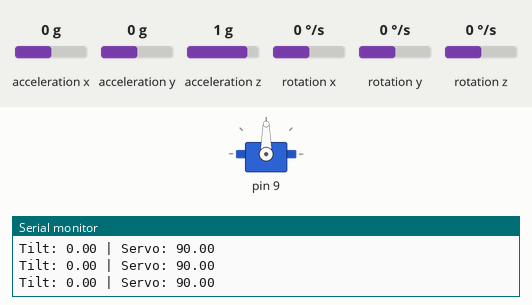
Recording of a sketch running on a simulated Arduino Uno, built with avr-gcc and run on an emulated ATmega328P. On the bench: servo, the last lines printed to the serial monitor. The test bench sets the inputs (shaded band); at power-on: acceleration x 0 g, acceleration z 1 g, rotation x 0 °/s, acceleration y 0 g, rotation y 0 °/s, rotation z 0 °/s.

Above: at 9.2 s.
9.3 s: acceleration x set to 0.8 g
At 12.04 s:
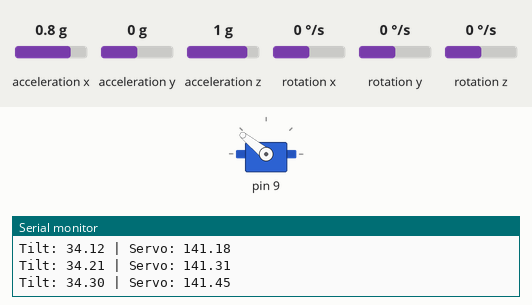
12.3 s: acceleration z set to -1.4 g
14.1 s: rotation x set to -192 °/s
At 17.0 s:
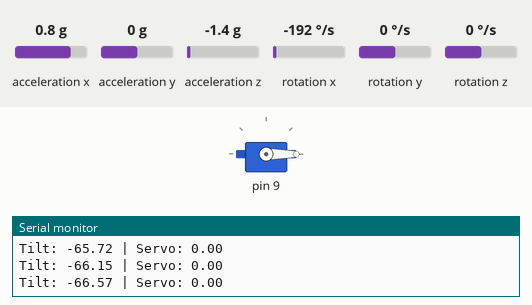
17.1 s: rotation x set to 0 °/s
At 18.5 s:
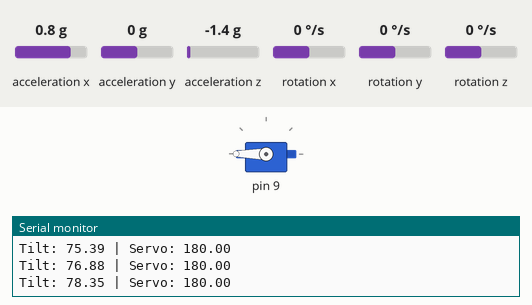
Timing chart, 0 to 20.1 s (numbered marks = the images above; inputs shaded):
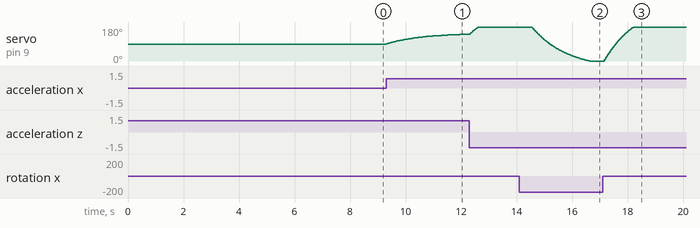

Measured:
- after the input at 9.3 s, servo on pin 9: moves from 90° to 142° over 2.8 s, starting at once
- after the input at 14.1 s, servo on pin 9: moves from 180° to 0° over 2.1 s, starting after 0.46 s
- after the input at 17.1 s, servo on pin 9: moves from 0° to 180° over 1.0 s, starting after 0.06 s

The sketch:

SelfRightingBall.ino
```cpp
/**
Code to help self-righting ball system intepret and make proper adjustments according to inputs for servo to self-correct.
*/
#include <math.h>
#include <Wire.h>   // Communication with the MPU-6050
#include <Servo.h>  // Controlling your servo motor
#include <MPU6050.h>

class Gyroscope {
private:
  // Hardware
  int _servoPin;
  Servo _ballServo;  //Servo
  MPU6050 _mpu;      //Gyroscope and Accelerometer

  // Data Properties
  float _targetAngle;
  float _currentAngle;
  float _gyroOffset[3];
  float _accelOffset[3];

  //Timing Properties
  unsigned long _lastTime;

public:
  //equivalent of initialize_hardware(self)
  Gyroscope(int pin, float target) {
    _servoPin = pin;
    _targetAngle = target;
    _currentAngle = 0.0;
    _lastTime = micros();  //start clock
  }

  void initializeHardware() {
    Serial.println("Initializing Hardware");
    Wire.begin();
    _mpu.initialize();
    _ballServo.attach(_servoPin);
  }

  void calculateOffset() {
    //1000-sample calibration loop
    Serial.println("Calibrating ... keep ball still.");

    //reset Offset lists to 0
    for (int i = 0; i < 3; i++) {
      _gyroOffset[i] = 0;
      _accelOffset[i] = 0;
    }

    int numReadings = 1000;
    int ctr_gyro = 0;
    int ctr_accel = 0;

    while (ctr_gyro < numReadings) {
      ctr_gyro++;

      //fetch raw data
      int16_t gx, gy, gz;
      _mpu.getRotation(&gx, &gy, &gz);

      _gyroOffset[0] += gx;
      _gyroOffset[1] += gy;
      _gyroOffset[2] += gz;

      delay(2);
    }

    while (ctr_accel < numReadings) {
      ctr_accel++;

      //fetch raw data
      int16_t ax, ay, az;
      _mpu.getAcceleration(&ax, &ay, &az);

      _accelOffset[0] += ax;
      _accelOffset[1] += ay;
      _accelOffset[2] += az;

      delay(2);
    }

    for (int idx2 = 0; idx2 < 3; idx2++) {
      float rawAvgGyro = _gyroOffset[idx2] / (float)numReadings;
      float rawAvgAccel = _accelOffset[idx2] / (float)numReadings;

      _gyroOffset[idx2] = rawAvgGyro / 131.0;      // Now in deg/sec
      _accelOffset[idx2] = rawAvgAccel / 16384.0;  // Now in g-force
    }

    _accelOffset[2] = _accelOffset[2] - 1.0;

    Serial.println("Calibration complete!");
  }

  float getCurrentTilt() {
    // Code for the Complementary Filter
    int16_t ax, ay, az;
    _mpu.getAcceleration(&ax, &ay, &az);

    int16_t gx, gy, gz;
    _mpu.getRotation(&gx, &gy, &gz);

    //Scale raw values to human units
    float x_accel_scaled = ((float)ax / 16384.0) - _accelOffset[0];
    float z_accel_scaled = ((float)az / 16384.0) - _accelOffset[2];
    float gyro_rate = ((float)gx / 131.0) - _gyroOffset[0];

    float accel_angle = atan2(x_accel_scaled, z_accel_scaled) * (180 / 3.14159);

    unsigned long currentTime = micros();

    //Calculate dt
    float dt = (currentTime - _lastTime) / 1000000.0;
    _lastTime = currentTime;  //Update times

    //Complemntary filter

    _currentAngle = 0.98 * (_currentAngle + gyro_rate * dt) + 0.02 * accel_angle;
    return _currentAngle;
  }

  float computeServoResponse(float tilt, float gain) {
    float error = _targetAngle - tilt;
    return (error * gain) + 90.0;
  }

  float constrainServoValue(float rawAngle) {
    if (rawAngle < 0) return 0;
    if (rawAngle > 180) return 180;
    return rawAngle;
  }

  void moveServo(float finalAngle) {
    _ballServo.write(finalAngle);  // Physical movement command
  }
};

// Instantiate the ball object (Pin 9, Target 0.0 degrees)
Gyroscope ball(9, 0.0);
// Set the P-Gain for the correction logic
float gain = -1.5;

void setup() {
  Serial.begin(115200);  //initialize Arduino & Computer comms, and speed

  ball.initializeHardware();
  ball.calculateOffset();  //Calibrate while stationary

  Serial.println("Setup Complete!");
}

void loop() {
  // main loop
  float current_tilt = ball.getCurrentTilt();

  float raw_angle = ball.computeServoResponse(current_tilt, gain);

  float final_servo_angle = ball.constrainServoValue(raw_angle);

  ball.moveServo(final_servo_angle);

  Serial.print("Tilt: ");
  Serial.print(current_tilt);
  Serial.print(" | Servo: ");
  Serial.println(final_servo_angle);

  delay(20);
}
```
